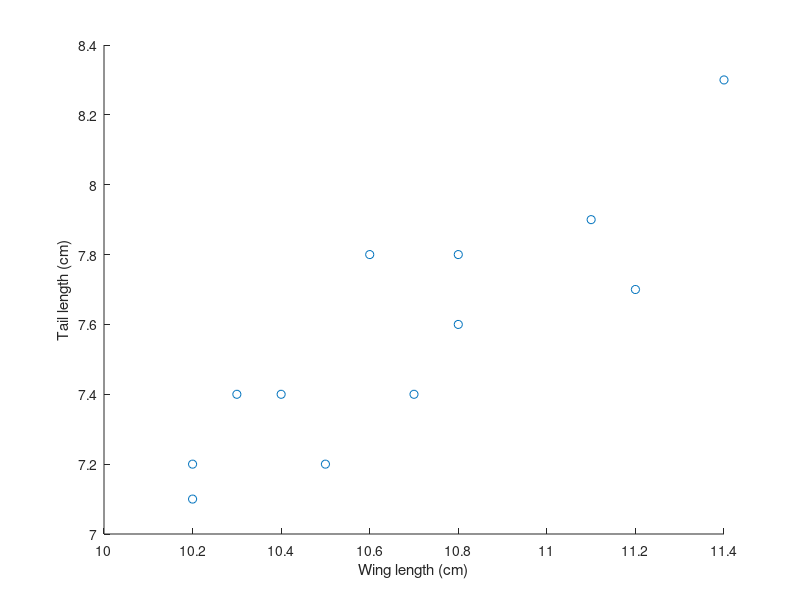

The MATLAB script that drew this image:
close all; clear all; clc;

%Exercise1_1: Plot X(wing) vs Y(tail)

Wing_length = [10.4 10.8 11.1 10.2 10.3 10.2 10.7 10.5 10.8 11.2 10.6 11.4];
Tail_length = [7.4 7.6 7.9 7.2 7.4 7.1 7.4 7.2 7.8 7.7 7.8 8.3];

figure
scatter(Wing_length, Tail_length);
xlabel('Wing length (cm)');
ylabel('Tail length (cm)');

%Exercise1_2: calculate r using equations

n = length(Wing_length);
samplemeanX = sum(Wing_length)./n;
samplemeanY = sum(Tail_length)./n;
Pearson_numerator = sum((Wing_length - samplemeanX).*(Tail_length - samplemeanY));
Pearson_denominator_X=sum((Wing_length - samplemeanX) .^2);
Pearson_denom_Xsqrt = sqrt(Pearson_denominator_X);
Pearson_denominator_Y=sum((Tail_length - samplemeanY) .^2);
Pearson_denom_Ysqrt = sqrt(Pearson_denominator_Y);
Pearson_denominator = (Pearson_denom_Xsqrt * Pearson_denom_Ysqrt);
Pearson = Pearson_numerator / Pearson_denominator;

%Calculate r using corrcoef;

Pearson2 = corrcoef(Wing_length, Tail_length); %Pearson and Pearson2 are the same value

%Exercise1_3: calculate standard error

sr = sqrt((1-(Pearson).^2)/(n-2));

%confidence interval

z = 0.5 .* log((1+Pearson)/(1-Pearson));
sz = sqrt(1/(n-3));
z_space = z+[1 -1] .*norminv(0.025).*sz;
confidence_interval = (exp(2.*z_space)-1)./(exp(2.*z_space)+1); %95 percent CI is between 0.59 and 0.96

%Exercise1_4

t = Pearson/sr;
p = 1-tcdf(t,(n-2));%p<0.05

%Exercise1_5

z_Yale = 0.5*log((1.75/0.25));
big_Z =(z - z_Yale)/sqrt(1/(n-3));
new_p = 1-tcdf(big_Z/2,inf); %p>0.05

%Exercise1_6
t_needed = tinv(1-0.05/2,n-2);
r_needed = sqrt(t_needed^2/(t_needed^2 + (n-2)));
z_needed = 0.5*log((1+r_needed)/(1-r_needed));

new_big_Z=(z-z_needed)*sqrt(n-3);
power=normcdf(new_big_Z); %power is 0.97904

